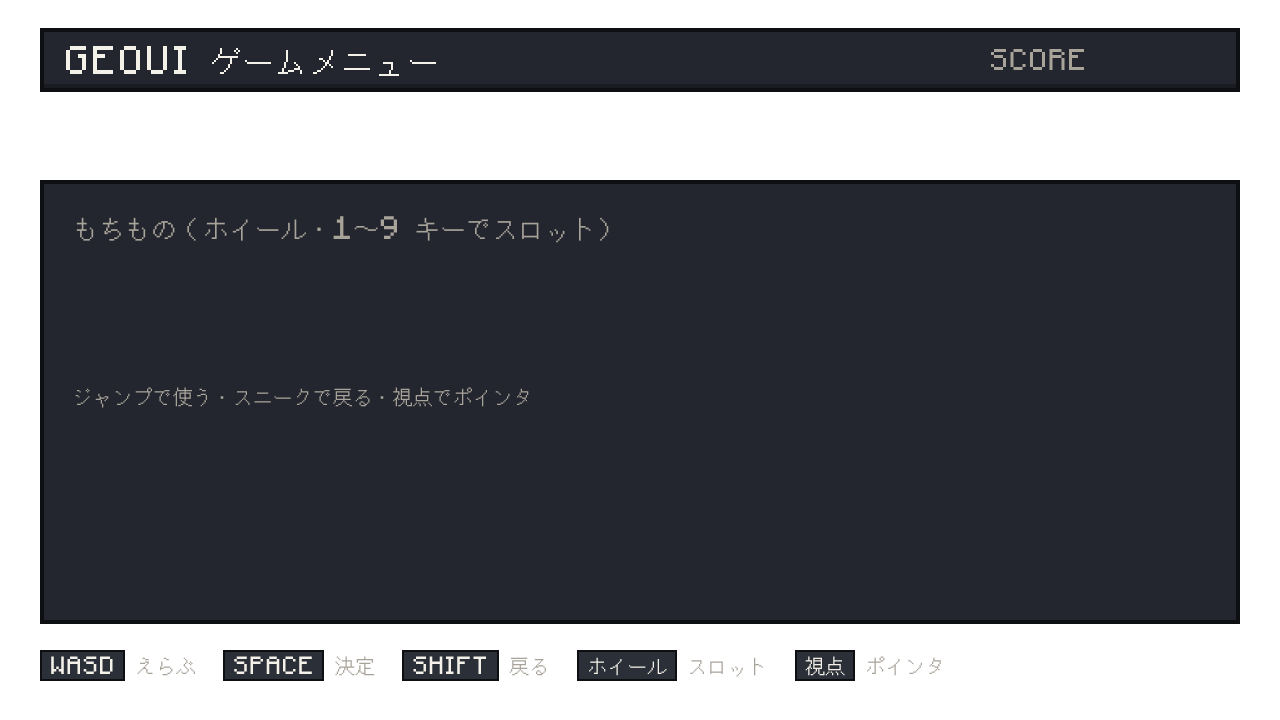
#> input picture bds/geoui/html/examples/menu.capture/base-items.png, 2560 x 1440 px (shown at 1/2 size)
$ python map_trace.py ../../../geoui/html/examples/menu.capture/base-items.png ../../../geoui/html/examples/menu.capture/base-play.png
#> lines starting #> are read from the running program, lines starting #| are printed output that depends on the picture; after the words box and inside, x2 and y2 are one past the last pixel; in counts of white or black regions, pixels touching at a corner belong together
import sys, numpy as np
from PIL import Image
from skimage import morphology, measure
from scipy import ndimage
import heapq, json
f, out = sys.argv[1], sys.argv[2]
im = Image.open(f).convert('RGB'); W0, H0 = im.size; im = im.resize((1000, int(1000 * H0 / W0)))
#> after `im = Image.open(f).convert('RGB')`:
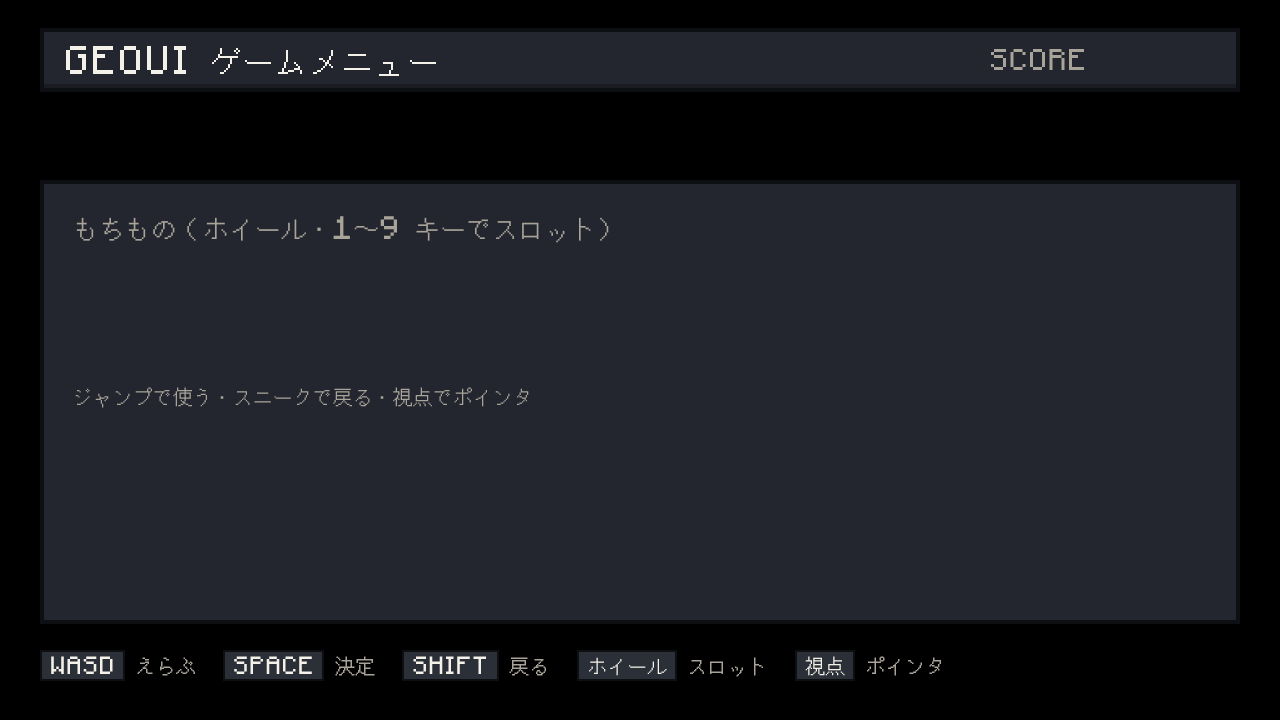
#> im: PIL image 2560x1440 RGB (shown at 1/2 size); mean R, G, B 24.6, 26.5, 31.7
#> after `W0, H0 = im.size`: W0 = 2560; H0 = 1440
#> after `im = im.resize((1000, int(1000 * H0 / W0)))`:
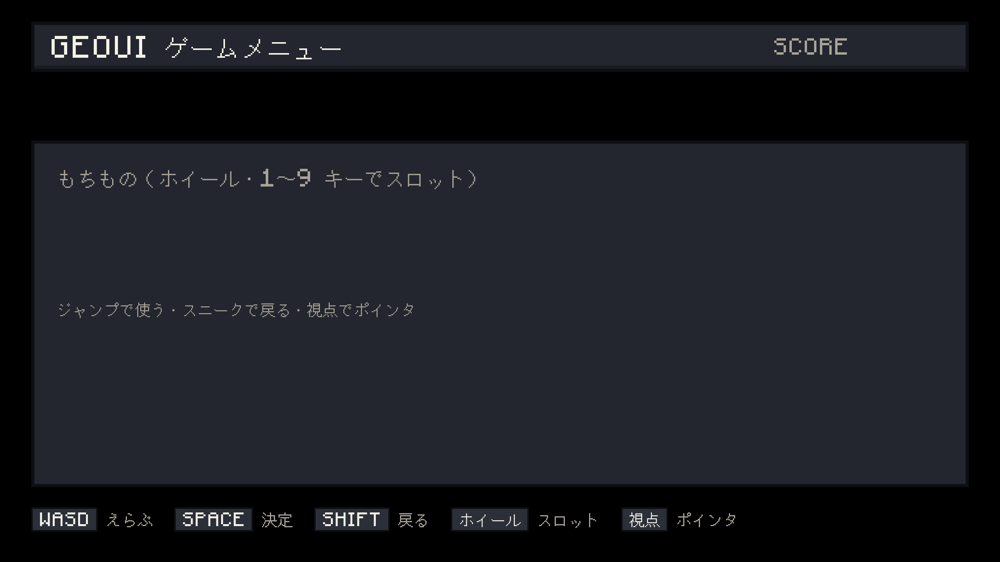
#> im: PIL image 1000x562 RGB; mean R, G, B 24.6, 26.5, 31.7
a = np.array(im).astype(int); R, G, B = a[..., 0], a[..., 1], a[..., 2]
#> after `R, G, B = (a[..., 0], a[..., 1], a[..., 2])`:
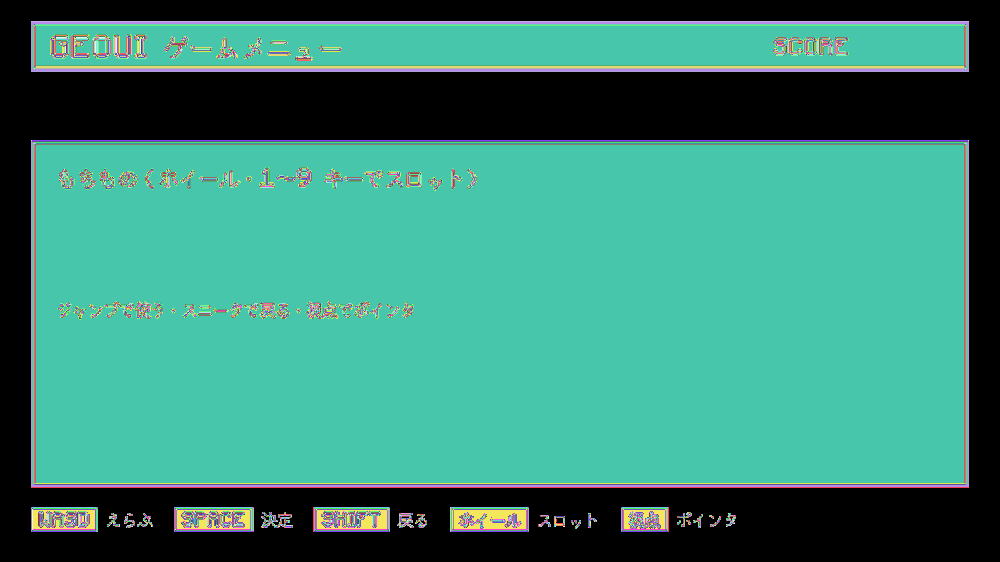
#> R: shape (562, 1000) int64; 256 distinct labels, from 0 to 255; one colour per label, 0 black
#> after `R, G, B = (a[..., 0], a[..., 1], a[..., 2])`:
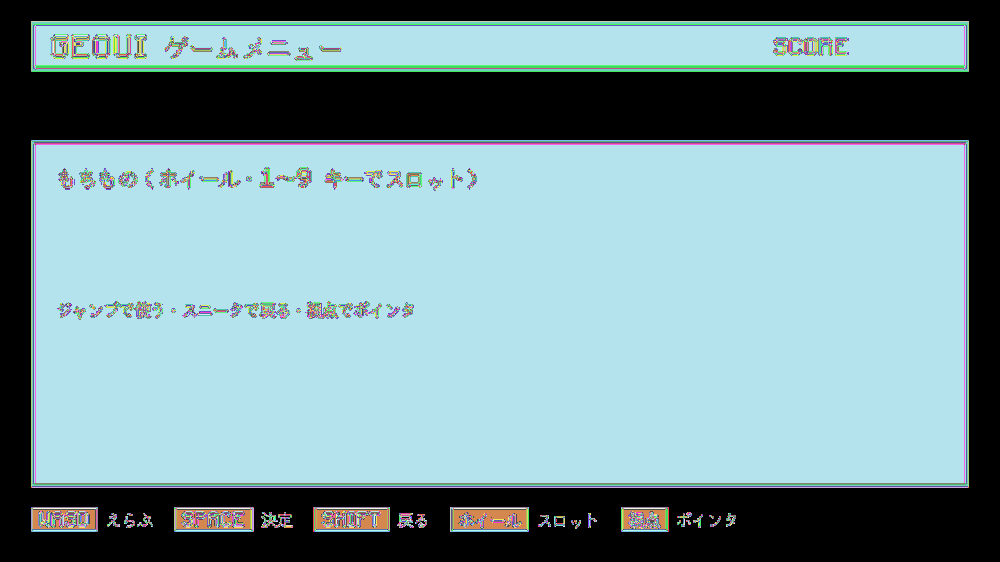
#> G: shape (562, 1000) int64; 256 distinct labels, from 0 to 255; one colour per label, 0 black
#> after `R, G, B = (a[..., 0], a[..., 1], a[..., 2])`:
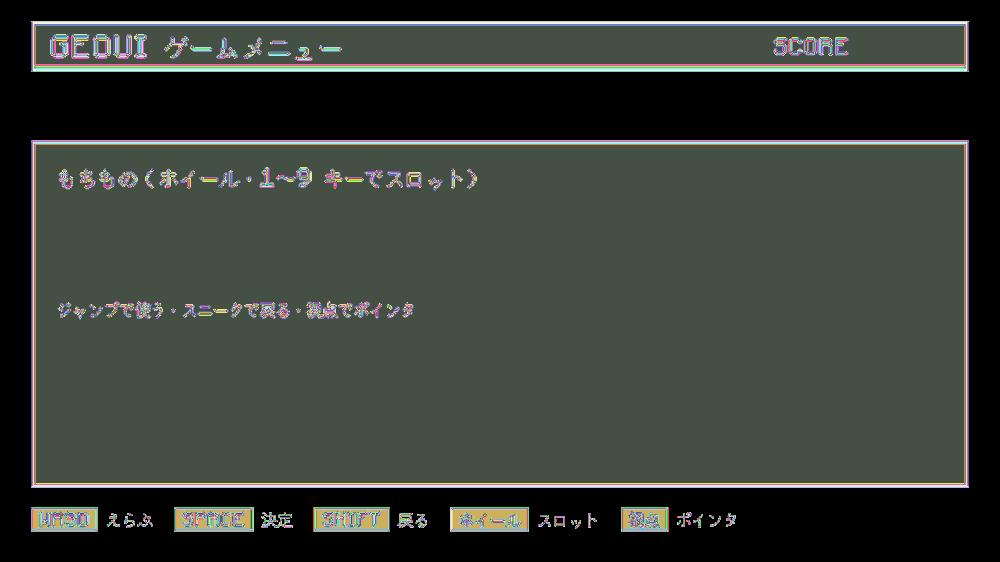
#> B: shape (562, 1000) int64; 255 distinct labels, from 0 to 255; one colour per label, 0 black
m = (R >= G - 2) & (R - B >= 6) & (R - B <= 45) & (R >= 80) & (R <= 175) & (G >= 65) & (G - B >= -5) & ~((G - R) > 10)
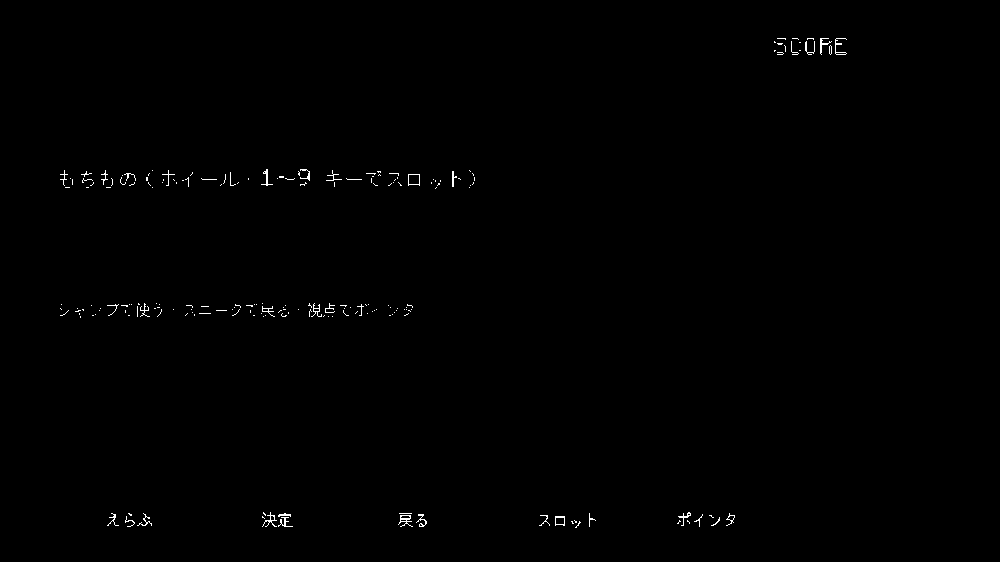
#> m: shape (562, 1000) bool; 0.36% white in thin lines or dots, all inside (x1, y1, x2, y2) = (60, 38, 847, 528)
m = morphology.binary_opening(m, morphology.disk(2)); m = morphology.binary_closing(m, morphology.disk(6))
#> after `m = morphology.binary_opening(m, morphology.disk(2))`: m: shape (562, 1000) bool; every value is 0
lab = measure.label(m); props = sorted(measure.regionprops(lab), key=lambda p: -p.area)
#> after `lab = measure.label(m)`: lab: shape (562, 1000) int32; every value is 0
#> after `props = sorted(measure.regionprops(lab), key=lambda p: -p.area)`: props = []
#> (the run stopped early here; a loop or call above may not have finished)
